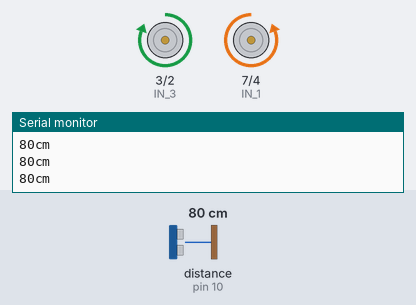
This sketch was run on a simulated Arduino Uno, built with avr-gcc and run on an emulated ATmega328P. Parts: motor-driver pin pairs drawn as motors (green arrow = first pin HIGH = forward, orange = second pin HIGH = backward, longer = more drive), the last lines printed to the serial monitor. The inputs (shaded band) are chosen by the test bench; at power-on: distance to the obstacle (sensor on pin 10) 80 cm. The echo pulse lasts 58.3 µs per cm.

Above: at 1.2 s.
1.3 s: distance to the obstacle (sensor on pin 10) set to 15 cm
2.8 s: distance to the obstacle (sensor on pin 10) set to 12 cm
At 3.8 s:
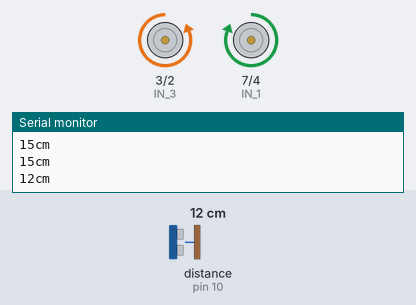
At 4.6 s:
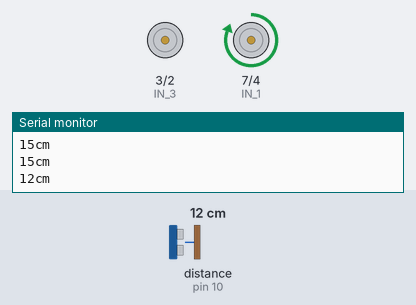
5.8 s: distance to the obstacle (sensor on pin 10) set to 18 cm
8.1 s: distance to the obstacle (sensor on pin 10) set to 2 cm
At 8.6 s:
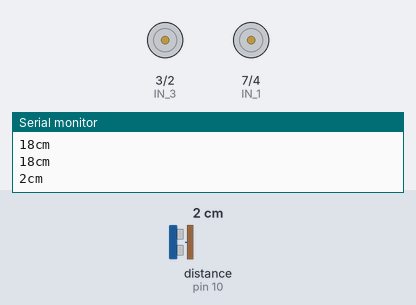
Timing chart, 0 to 12.1 s (numbered marks = the images above; inputs shaded):
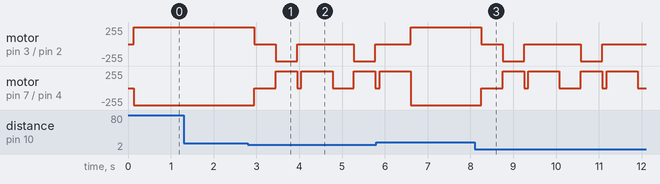

The sketch:

obstacle_avoiding.ino
```cpp
#include "SR04.h"
#define TRIG_PIN 10
#define ECHO_PIN 11
SR04 sr04 = SR04(ECHO_PIN,TRIG_PIN);
long a;
#define IN_1  7
#define IN_2  4
#define IN_3  3
#define IN_4  2

void setup()
{
pinMode(IN_1, OUTPUT);
 pinMode(IN_2, OUTPUT);
 pinMode(IN_3, OUTPUT);
 pinMode(IN_4, OUTPUT);

Serial.begin(9600);
}
void loop()
{
a=sr04.Distance();
   Serial.print(a);
   Serial.println("cm");
   delay(100);
    // If you dont get proper movements of your robot then alter the pin numbers
  if (a > 15)
  {
    digitalWrite(IN_1,LOW );
digitalWrite(IN_2, HIGH);
digitalWrite(IN_3, HIGH);
digitalWrite(IN_4, LOW);
  }

  if (a < 14)
  {
    digitalWrite(IN_1,LOW );
digitalWrite(IN_2, LOW);
digitalWrite(IN_3, LOW);
digitalWrite(IN_4, LOW);
    delay(500);
    digitalWrite(IN_1, HIGH);
digitalWrite(IN_2, LOW);
digitalWrite(IN_3, LOW);
 digitalWrite(IN_4, HIGH);
    delay(500);
    digitalWrite(IN_1,LOW );
digitalWrite(IN_2, LOW);
digitalWrite(IN_3, LOW);
digitalWrite(IN_4, LOW);
    delay(100);
    digitalWrite(IN_1,HIGH );
digitalWrite(IN_2, LOW);
digitalWrite(IN_3, LOW);
digitalWrite(IN_4, LOW);
    delay(600);
  }

}
```

Measured:
- the behaviour switches between 14 and 13 cm on distance to the obstacle (sensor on pin 10) (found by bisection; images 0 and 1)
